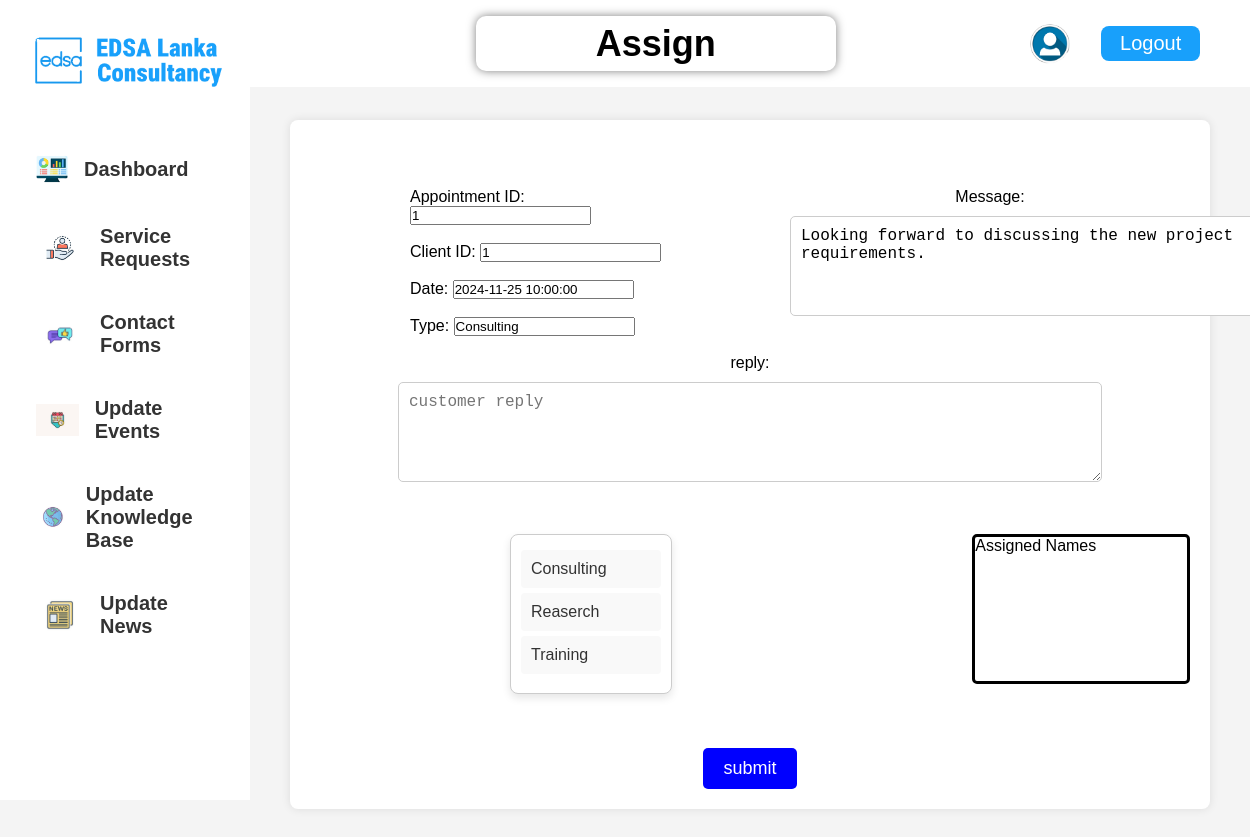
The page /companyworkers/servicerequest/assign.php?update_id=1 on the database its author committed.
### tables this page shows
CREATE TABLE `appointments` (
  `appointment_id` int(11) NOT NULL,
  `provider_id` int(11) DEFAULT NULL,
  `client_id` int(11) DEFAULT NULL,
  `appointment_date` datetime DEFAULT NULL,
  `status` varchar(255) DEFAULT NULL,
  `created_at` timestamp NOT NULL DEFAULT current_timestamp(),
  `service_type` varchar(100) NOT NULL,
  `message` varchar(1000) NOT NULL
);

### companyworkers/servicerequest/assign.php (the view, shortened to what this page needs)
<?php
include '../connect.php';
  $appointment_id=$_GET['update_id'];
  $sql="Select * from `appointments` where appointment_id='$appointment_id'";
  $result=mysqli_query($con,$sql);
  $row=mysqli_fetch_assoc($result);
  $client_id=$row['client_id'];
  $appointment_date=$row['appointment_date'];
  $service_type=$row['service_type'];
  $message=$row['message'];
?>
<!DOCTYPE html>
<html lang="en">
<head>
  <link rel="stylesheet" href="servicerequest.css?version=3">
  <link rel="stylesheet" href="../sidebar.css?version=3">
</head>
<body>
  <div class="container">
    <div class="sidebar">
      <div class="logo">
        <img src="../images/logo.png" alt="EDSA Lanka Consultancy Logo">
      </div>
      <ul class="menu">
        <li>
            <a href="../dashboard/dashboard.php">
            <button>
              <img src="../images/dashboard.png" alt="Dashboard">
              Dashboard
            </button>
          </a>
        </li>
        <li>
        <a href="servicerequest.php">
        <button>
              <img src="../images/service.jpg" alt="servicerequest">
              Service Requests
            </button>
          </a>
        </li>
        <li>
          <a href="../contactforums/contactforum.html">
            <button>
              <img src="../images/contact forms.jpg" alt="contactforms">
              Contact Forms
            </button>
          </a>
        </li>
        <li>
          <a href="../updateevents/updateevents.php">
            <button>
              <img src="../images/events.jpg" alt="events">
              Update Events
            </button>
          </a>
        </li>
        <li>
          <a href="../updateknowlgebase/initial.php">
          <button>
            <img src="../images/knowlegdebase.jpg" alt="knowldgedebase">
            Update Knowledge Base
          </button>
          </a>
        </li>
        <li>
          <a href="../updatenews/initial.php">
          <button>
            <img src="../images/news.jpg" alt="News">
            Update News
          </button>
          </a>
        </li>
      </ul>
    </div>
    <div class="main-wrapper">
      <div class="navbar">
        <div class="controls card1">
            <h1>Assign</h1>
        </div>
        <div class="profile">
          <a href="../SP_Profile/Profile.html">
            <img src="../images/user.png" alt="Profile">
          </a>
        </div>
        <a href="../../Login/Logout.php" class="logout">Logout</a>
      </div>
      <div class="main-container">
        <form action="" method="POST">
        <br>
        <div class="form-container">
            <div class="left">
                <div class="form-top">
                    <label for="Appointment_ID">Appointment ID:</label>
                    <input type="text" id="Appointment_ID" name="Appointment_ID" placeholder="Appointment ID"
                    required readonly value="<?php echo $appointment_id; ?>"><br><br>
                    <label for="Client_ID">Client ID:</label>
                    <input type="text" id="Client_ID" name="Client_ID" placeholder="Client ID"
                    required readonly value="<?php echo $client_id; ?>"><br><br>
                    <label for="Date">Date:</label>
                    <input type="text" id="Date" name="Date" placeholder="Date"
                    required readonly value="<?php echo $appointment_date; ?>"><br><br>
                    <label for="Type">Type:</label>
                    <input type="text" id="Type" name="Type" placeholder="Type"
                    required readonly value="<?php echo $service_type; ?>"><br><br>
                </div>
            </div>
            <div class="right">
                <center><label for="message">Message:</label><br>
                <textarea id="message" name="message" placeholder="customer message"
                required readonly><?php echo $message; ?></textarea>
            </div>
        </div>
            <center><label for="reply">reply:</label><br>
            <textarea id="reply" name="reply" placeholder="customer reply" required></textarea>
            <br><br></center>
            <div class="down">
            <div class="scrollable-panel">
                <a href="consulting.php">Consulting</a>
                <a href="reaserch.php">Reaserch</a>
                <a href="training.php">Training</a>
            </div>
            <div class="names">
                Assigned Names
            </div>
        </div>
            <br><br><br>
            <center><input type="submit"value="submit" name="submit" class="submit-button"></center>
            </div>
        </div>
    </div>
</body>
</html>

### companyworkers/servicerequest/servicerequest.css (style rules this page uses)
.form-top { flex-direction: column; align-items: center; justify-content: center; width: 100%; }
.form-container { display: flex; flex-direction: row; width: 100%; margin-top: 30px; margin-left: 100px; }
#message { width: 500px; height: 100px; margin-top: 10px; margin-bottom: 30px; margin-left: 100px; }
#reply { height: 100px; margin-top: 10px; margin-bottom: 30px; }
.scrollable-panel { margin-left: 100px; }
.down { display: flex; flex-direction: row; gap: 300px; margin-left: 100px; }
.names { width: 350px; height: 150px; border-style: solid; border-width: 1; border-radius: 5px; }

### companyworkers/sidebar.css (style rules this page uses)
* { margin: 0; padding: 0; box-sizing: border-box; }
body { font-family: Arial, sans-serif; background-color: #f4f4f4; min-height: 100vh; }
.container { display: flex; width: 100%; }
.sidebar { background-color: white; width: 20vw; padding: 3vh; display: flex; flex-direction: column; align-items: center; position: fixed; height: 100vh; }
.sidebar .logo img { width: 100%; max-width: 20vw; margin-bottom: 5vh; }
.menu { list-style: none; width: 100%; }
.menu li { margin-bottom: 2vh; }
.menu a { text-decoration: none; }
.menu button { display: flex; align-items: center; font-size: 2.5vh; font-weight: bold; width: 100%; padding: 1.5vh; color: #333; background-color: #fff; border: none; cursor: pointer; text-align: left; border-radius: 1vh; gap: 1vh; text-decoration: none; }
.menu img { width: auto; height: 4vh; object-fit: contain; margin-right: 1vh; }
.navbar { width: 80vw; background-color: white; color: #18A0FB; margin-left: 0; padding: 2vh 4vw; position: fixed; z-index: 2; display: flex; justify-content: flex-end; align-items: center; }
.navbar a { color: #18A0FB; text-decoration: none; font-size: 2.5vh; padding: 0.8vh 1.5vw; margin-left: 1.5vw; border-radius: 1vh; display: flex; align-items: center; justify-content: center; }
.navbar a img { max-width: 100%; max-height: 100%; width: 5vh; height: 5vh; border-radius: 50%; }
.profile { display: flex; align-items: center; margin-right: 1vw; }
.profile a { padding: 0; background-color: #fff; border: none; cursor: pointer; border-radius: 50%; width: 5vh; height: 5vh; display: flex; justify-content: center; align-items: center; }
.logout { background-color: #18A0FB; color: white !important; }
.main-wrapper { width: 80vw; margin-left: 20vw; flex-direction: row; justify-content: center; }
.main-container { max-width: 100%; margin: 5vh; background: #fff; padding: 20px; border-radius: 8px; box-shadow: 0 0 10px rgba(0, 0, 0, 0.1); align-items: center; justify-content: center; margin-top: 15vh; }
.container textarea { width: 80%; padding: 10px; margin-bottom: 10px; border: 1px solid #ccc; border-radius: 5px; font-size: 16px; height: 300px; }
.submit-button { font-size: 18px; color: white; background-color: blue; padding: 10px 20px; border: none; border-radius: 5px; cursor: pointer; transition: 0.3s ease; }
.scrollable-panel { width: 250px; height: 160px; border: 1px solid #ccc; border-radius: 8px; overflow-y: auto; background-color: #fff; box-shadow: 0 4px 8px rgba(0, 0, 0, 0.1); padding: 10px; box-sizing: border-box; }
.scrollable-panel a { display: block; text-decoration: none; color: #333; padding: 10px; margin: 5px 0; background-color: #f9f9f9; border-radius: 4px; transition: background-color 0.3s, color 0.3s; }
.controls { width: 40%; height: 55px; padding: 20px; display: flex; flex-direction: column; justify-content: space-between; align-items: center; justify-content: center; background-color: #fff; margin: auto; border-radius: 8px; }
.card1 { box-shadow: 0 0 10px rgba(0, 0, 0, 0.5); color: #000000; background-repeat: no-repeat; background-size: cover; font-size: 18px; border-radius: 10px; }

### rows shown on the page
appointments: Client_ID "1", Date "2024-11-25 10:00:00", Type "Consulting", message "Looking forward to discussing the new project requirements."
